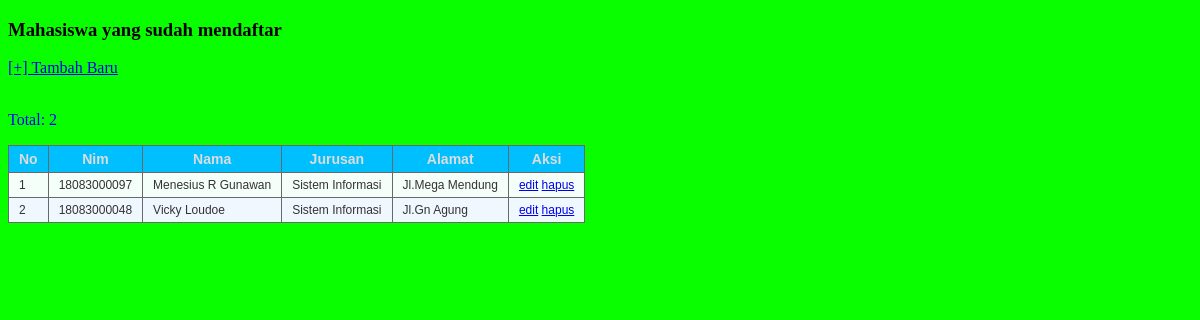
Page /list.php on the committed database.
### tables this page shows
CREATE TABLE `mahasiswa` (
  `id` int(11) NOT NULL,
  `nim` varchar(20) NOT NULL,
  `nama` varchar(30) NOT NULL,
  `jurusan` varchar(20) NOT NULL,
  `alamat` varchar(20) NOT NULL
);

### list.php (the view, shortened to what this page needs)
<?php include("config.php"); ?>
<!DOCTYPE html>
<html>
<head>
<link rel="stylesheet" href="list.css" />
</head>
<body>
    <header>
        <h3>Mahasiswa yang sudah mendaftar</h3>
    </header>
    <nav>
        <a href="daftar.php">[+] Tambah Baru</a>
    </nav>
    <br>
    <table border="1">
    <thead>
        <tr style="text-align:center;font-weight:bold;background-color:grey">
            <th>No</th>
            <th>Nim</th>
            <th>Nama</th>
            <th>Jurusan</th>
            <th>Alamat</th>
            <th>Aksi</th>
        </tr>
    </thead>
    <tbody>
        <?php
        $sql = "SELECT * FROM mahasiswa";
        $query = mysqli_query($db, $sql);
        while($siswa = mysqli_fetch_array($query)){
            echo "<tr>";
            echo "<td>".$siswa['id']."</td>";
            echo "<td>".$siswa['nim']."</td>";
            echo "<td>".$siswa['nama']."</td>";
            echo "<td>".$siswa['jurusan']."</td>";
            echo "<td>".$siswa['alamat']."</td>";
            echo "<td>";
            echo "<a href='edit.php?id=".$siswa['id']."'>edit</a> ";
            echo "<a href='hapus.php?id=".$siswa['id']."'>hapus</a> ";
            echo "</td>";
            echo "</tr>";
        }
        ?>
    </tbody
    </table>
    <p>Total: <?php echo mysqli_num_rows($query) ?></p>
    </body>
<html>

### list.css (style rules this page uses)
body { background-color:rgb(9, 255, 0); }
p { color:blue; }
table { border-collapse:collapse; font:normal normal 12px Verdana,Arial,Sans-Serif; color:#333333; }
table th { background:#00BFFF; color:#DCDCDC; font-weight:bold; font-size:14px; }
table th, table td { vertical-align:top; padding:5px 10px; border:1px solid #696969; }
table tr { background:#F5FFFA; }
table tr:nth-child(even) { background:#F0F8FF; }

### rows in the picture
mahasiswa: id "1", nim "18083000097", nama "Menesius R Gunawan", jurusan "Sistem Informasi", alamat "Jl.Mega Mendung"
mahasiswa: id "2", nim "18083000048", nama "Vicky Loudoe", jurusan "Sistem Informasi", alamat "Jl.Gn Agung"

### other values in the picture
mysqli_num_rows($query) "2"
